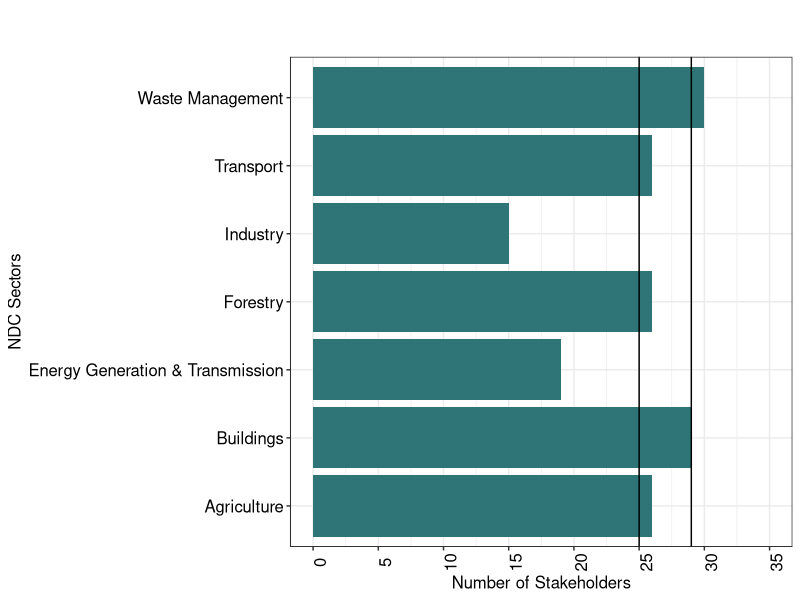

This figure's R source: (Note: this script raises an error after producing the figure.)
rm(list=ls())    # clear the workspace

#=== Temur Gugushvii === 


library(ggplot2)
library(tidyverse)


ndc_survey <- readr::read_csv("Data/ndc_survey.csv")

ndc_survey_Role <- ndc_survey %>%
  select(Respondents:Municipality_Role_CAP_7)
               


ndc_survey_Role <- ndc_survey_Role %>%
              pivot_longer(cols = starts_with("Municipality_Role_CAP"),
                           names_to = "Municipality_Role",
                           names_prefix = "Municipality_Role_CAP",
                           values_to = "Sectors",
                           values_drop_na = TRUE) 


ndc_survey_Role <- ndc_survey_Role %>%
  mutate(Sectors_En = recode(Sectors, "სოფლის მეურნეობა"="Agriculture",
                                      "ენერგიის გენერაცია და გადაცემა"="Energy Generation & Transmission",
                                      "ტრანსპორტი"="Transport",
                                      "შენობების ენერგოეფექტურობის ზრდა"="Buildings",
                                      "მრეწველობა"="Industry",
                                      "ნარჩენების მართვა"="Waste Management",
                                      "ტყის მდგრადი მართვა"="Forestry"))


#Question_ge:მუნიციპალიტეტების წვლილი/როლი/პასუხისმგებლობა NDC-ის და/ან კლიმატის სამოქმედო გეგმის (CAP) რომელ სექტორულ მიმართულებებში უნდა იყოს გაძლიერებული? 

#Question_en:

Summarise_Sectors <- ndc_survey_Role %>%
  group_by(Sectors_En) %>%
  summarise(Frequency = n())


Figure7  <- ggplot(Summarise_Sectors, aes(Sectors_En, Frequency)) +
  geom_col(fill = "#2f7578")+
  geom_hline(yintercept = 25)+
  geom_hline(yintercept = 29)+
  theme_bw()+
  theme(axis.title.x = element_text(colour="black", size=12, hjust=0.5),
        axis.title.y = element_text(colour="black", size=12, hjust=0.5),
        axis.text.x=element_text(angle = 90, hjust=0.5, size=12, colour="black"),
        axis.text.y=element_text(angle = 0, hjust=1, size=12, colour="black"),
        plot.caption = element_text(size=10, colour="black", hjust=0),
        legend.position = "bottom",
        legend.text=element_text(colour="black", size=11),
        axis.line = element_line(size = 0.2, colour = "black"))+
  coord_flip()+
  scale_y_continuous(breaks=seq(0, 35, 5), limits = c(0,35))+
  labs(title="",
       subtitle ="",
       x = "NDC Sectors",
       y = "Number of Stakeholders")


#Save the ggplot
ggsave("Visualisation/Figure7.png", 
       plot = Figure7,
       units = "mm",
       width = 300,
       height = 200) 
  